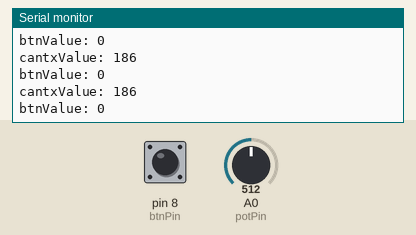
Recording of a sketch running on a simulated Arduino Uno, built with avr-gcc and run on an emulated ATmega328P. Parts: the last lines printed to the serial monitor. The inputs (shaded band) are chosen by the test bench; at power-on: A0 (potPin) = 512, pin 8 (btnPin) LOW.

Above: at 1.2 s.
1.3 s: A0 (potPin) set to 716
At 1.33 s:
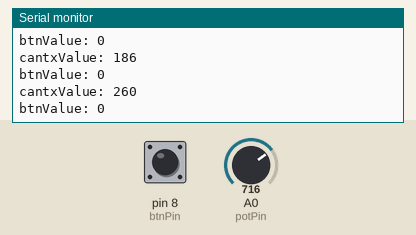
2.8 s: pin 8 (btnPin) pulled HIGH for 0.15 s
At 2.86 s:
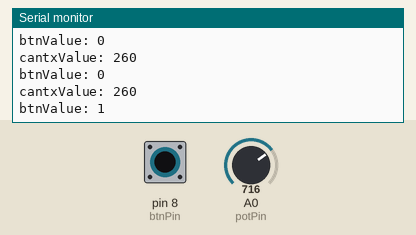
4.4 s: A0 (potPin) set to 900
At 4.43 s:
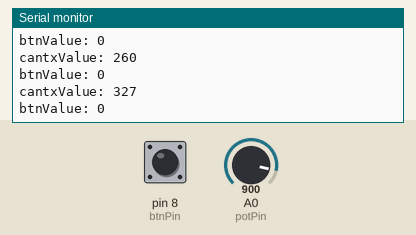
Timing chart, 0 to 7.4 s (numbered marks = the images above; inputs shaded):
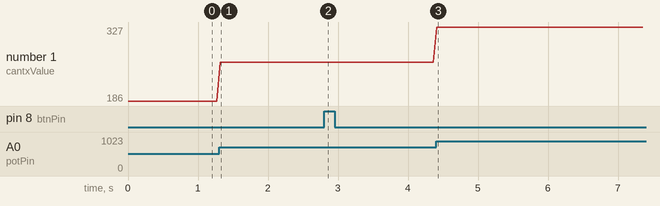

Measured:
- after the input at 1.3 s, the serial monitor: prints a new line at once (image 1)
- after the input at 2.8 s, the serial monitor: prints a new line at once (image 2)
- after the input at 4.4 s, the serial monitor: prints a new line at once (image 3)
- plotted number 1: 186 → 260 after the input at 1.3 s, 260 → 327 after the input at 4.4 s

The sketch:

Can_transmit.ino
```cpp
#include <Arduino.h>
#include <mcp_can.h>
#include <SPI.h>
const int SPI_CS_PIN = 9;
MCP_CAN CAN(SPI_CS_PIN);


int potPin = A0;
int btnPin = 8;
int potValue = 0;
int cantxValue = 0;
int btnValue = 0;
void setup()
{
  Serial.begin(115200);

  while (CAN_OK != CAN.begin(CAN_250KBPS))  // baudrate 500kbps
  {
      Serial.println("CAN BUS Shield init fail");
      Serial.println("Init CAN BUS Shield again");
      delay(100);
  }
   Serial.println("CAN BUS Initialisation Succesful!");
}

  void loop()
{
  potValue = analogRead(potPin);
  btnValue = digitalRead(btnPin);
  cantxValue = map(potValue,0,700,0,255);
  Serial.print("cantxValue: ");
  Serial.println(cantxValue);
  Serial.print("btnValue: ");
  Serial.println(btnValue);
  //Create CanBus data pack
  unsigned char canMsg[8] = {btnValue, cantxValue, 0x00, 0x00, 0x00, 0x00, 0x00, 0x00};

  //Send Data Construction:  id = 0x07B ---  standart Flame ---  data lenght = 8 ----  stmp:data buf
  CAN.sendMsgBuf(0x00, 0, 8, canMsg);
  delay(50);
}
```
